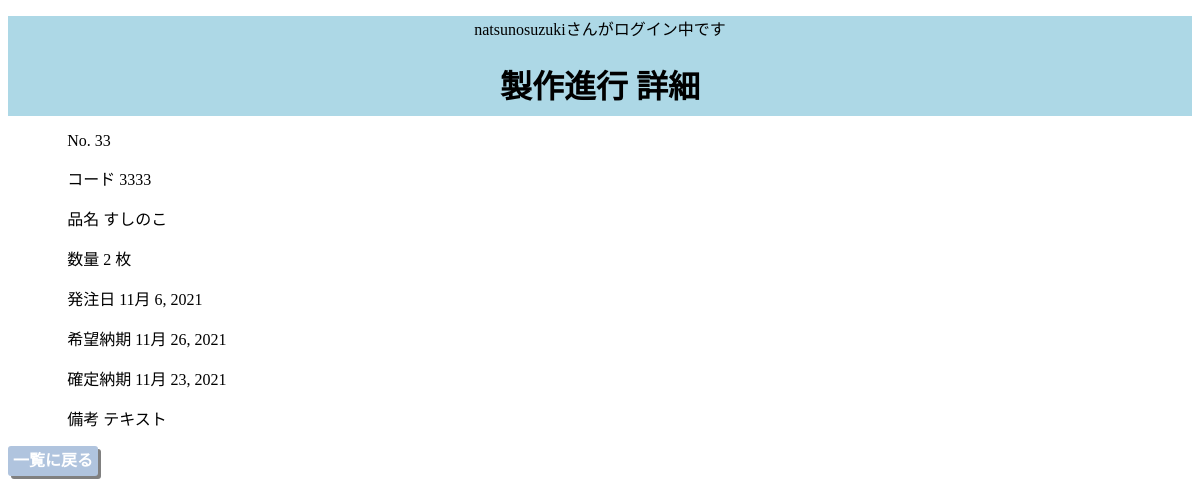
The page /progress/detail/5 (signed in) on the database as committed earlier.
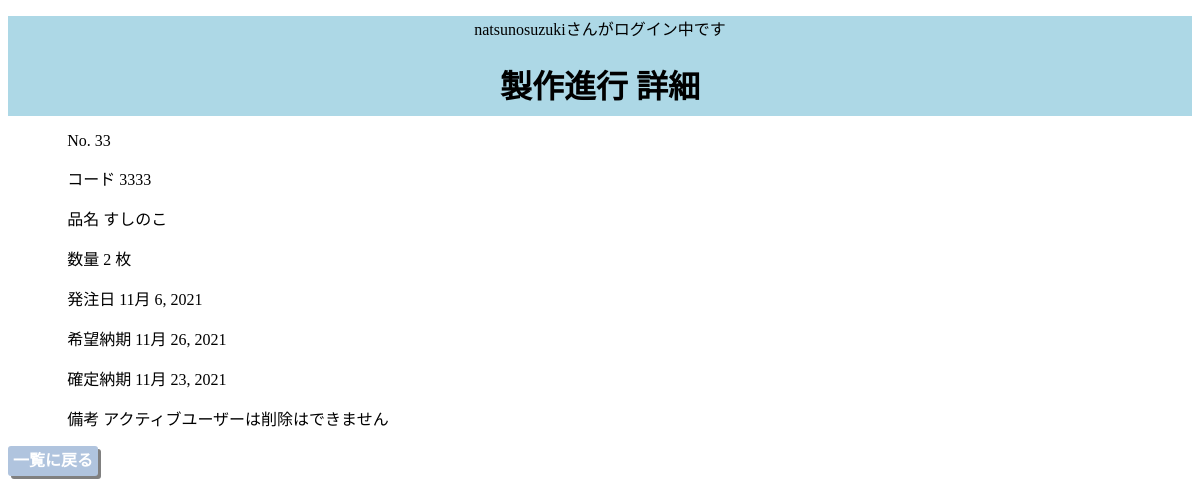
The same page on the database as committed later.
### indexapp/models.py (models this page shows, shortened)
class Progress(models.Model):
    number = models.IntegerField("No.", unique=True)
    code = models.IntegerField("コード", blank=True, null=True)
    name = models.CharField("品名", max_length=30, blank=True, null=True)
    quantity = models.IntegerField("数量", blank=True, null=True)
    unit = models.CharField("単位", max_length=30, blank=True, null=True)
    order = models.DateField("発注日", blank=True, null=True)
    prefer = models.DateField("希望納期", blank=True, null=True)
    fixed = models.DateField("確定納期", blank=True, null=True)
    description = models.TextField("備考", blank=True, null=True)

### indexapp/views.py (the view)
# urls.py: path("progress/detail/<int:pk>", ProgressDetail.as_view(), name="progress_detail"),
class ProgressDetail(DetailView):
    model = Progress
    def get(self, request, **kwargs):
        if not request.user.is_active:
            return redirect('/accounts/login/?next=%s' % request.path)
        return super().get(request)

### indexapp/templates/indexapp/progress_detail.html
{% extends 'indexapp/base.html' %}
{% block header %}
    {% if request.user.is_authenticated %}
        <p>{{ user.username }}さんがログイン中です</p>
    {% endif %}
    <h1>製作進行 詳細</h1>
{% endblock header %}
{% block content %}
<div class="detail">
    <p>No. {{progress.number}}</p>
    <p>コード {{progress.code}}</p>
    <p>品名 {{progress.name}}</p>
    <p>数量 {{progress.quantity}} {{progress.unit}}</p>
    <p>発注日 {{progress.order}}</p>
    <p>希望納期 {{progress.prefer}}</p>
    <p>確定納期 {{progress.fixed}}</p>
    <p>備考 {{progress.description}}</p>
</div>
<p class="btn"><a href="{% url 'progress_list' %}">一覧に戻る</a></p>
{% endblock content %}

### indexapp/templates/indexapp/base.html (shortened to what this page needs)
<!DOCTYPE html>
<html lang="ja">
<head>
    {% load static %}
    <link rel="stylesheet" type="text/css" href="{% static 'indexapp/base.css' %}">
</head>
<body>
    <header>
        {% block header %}
        {% endblock header %}
    </header>
    {% block content %}
    {% endblock content %}
</body>
</html>

### indexapp/static/indexapp/base.css (style rules this page uses)
header { height: 100px; text-align: center; background-color: lightblue; }
.btn { width: 90px; height: 30px; background-color: lightsteelblue; border-radius: 3px; box-shadow: 3px 3px gray; text-align: center; line-height: 30px; }
.btn a { color: white; font-weight: bold; text-decoration: none; }
.detail { margin-left: 5%; }

Rows that differ between the two databases and show on the page:
changed Progress "すしのこ": description "テキスト" → "アクティブユーザーは削除はできません"
